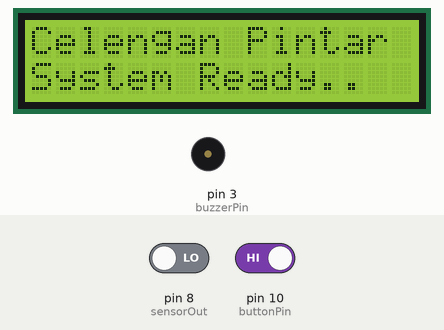
Simulated run of this sketch. Board: Arduino Uno, built with avr-gcc and run on an emulated ATmega328P. Shown: 16×2 character LCD, buzzer (waves = sounding). Inputs (shaded band) come from the test bench; at power-on: pin 10 (buttonPin) HIGH, pin 8 (sensorOut) LOW. What the sketch prints to the serial monitor is not drawn.

Above: at 0.4 s.
At 17.4 s:
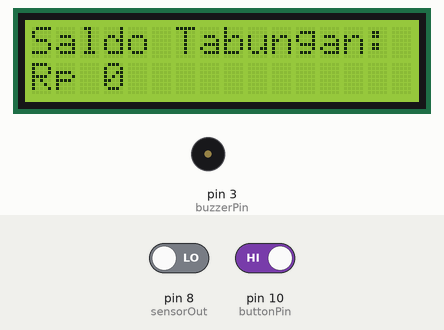
17.5 s: pin 10 (buttonPin) driven HIGH
19.0 s: pin 8 (sensorOut) driven LOW and pin 10 (buttonPin) driven LOW
At 33.17 s:
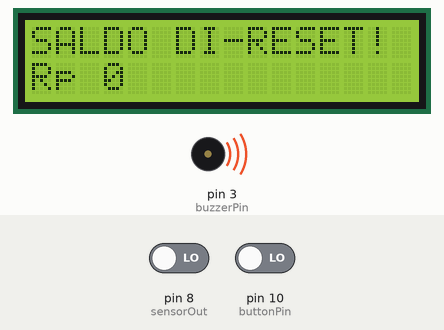
At 33.6 s:
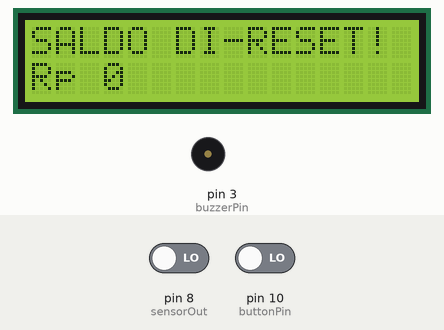
Timing chart, 0 to 35.1 s (numbered marks = the images above; inputs shaded):
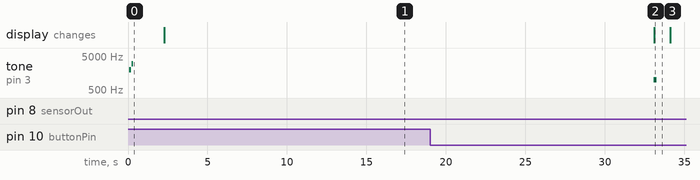

The sketch:

ScanUangTCS3200.ino
```cpp
#include <Wire.h>
#include <LiquidCrystal_I2C.h>
#define S0 4
#define S1 5
#define S2 6
#define S3 7
#define sensorOut 8
#define buzzerPin 3
#define buttonPin 10

LiquidCrystal_I2C lcd(0x27, 16, 2);

int r = 0, g = 0, b = 0;
long totalSaldo = 0;

int toleransi = 5;

void setup() {
  // Setup Pin
  pinMode(S0, OUTPUT); pinMode(S1, OUTPUT);
  pinMode(S2, OUTPUT); pinMode(S3, OUTPUT);
  pinMode(sensorOut, INPUT);

  pinMode(buttonPin, INPUT_PULLUP);
  pinMode(buzzerPin, OUTPUT);

  digitalWrite(S0, HIGH); digitalWrite(S1, LOW);

  Serial.begin(9600);
  lcd.init(); lcd.backlight();


  // Tampilan Awal LCD
  lcd.setCursor(0, 0); lcd.print("Celengan Pintar");
  lcd.setCursor(0, 1); lcd.print("System Ready..");
  tone(buzzerPin, 2000, 100); delay(150); tone(buzzerPin, 3000, 100);
  delay(2000);

  tampilSaldo();
}

void loop() {
  // --- CEK TOMBOL RESET ---
  if (digitalRead(buttonPin) == LOW) {
    tone(buzzerPin, 1000, 200);
    totalSaldo = 0;
    lcd.clear();
    lcd.setCursor(0,0); lcd.print("SALDO DI-RESET!");
    lcd.setCursor(0,1); lcd.print("Rp 0");
    delay(1000);
    tampilSaldo();
  }

  // ---  PROSES SCAN WARNA ---
  bacaWarnaRataRata();

  Serial.print("R:"); Serial.print(r);
  Serial.print(" G:"); Serial.print(g);
  Serial.print(" B:"); Serial.println(b);

  long uangTerdeteksi = 0;


  // RP 100.000
  if (cekWarna(41, 65, 54)) {
    uangTerdeteksi = 100000;
  }

  // RP 50.000
  else if (cekWarna(57, 51, 41)) {
    uangTerdeteksi = 50000;
  }

  // RP 20.000
  else if (cekWarna(58, 56, 53)) {
    uangTerdeteksi = 20000;
  }

  // RP 10.000
  else if (cekWarna(72, 86, 62)) {
    uangTerdeteksi = 10000;
  }

  // RP 5.000
  else if (cekWarna(45, 59, 48)) {
    uangTerdeteksi = 5000;
  }

  // RP 2.000
  else if (cekWarna(47, 44, 38)) {
    uangTerdeteksi = 2000;


  }

  // RP 1.000
  else if (cekWarna(36, 39, 40)) {
    uangTerdeteksi = 1000;
  }


  if (uangTerdeteksi > 0) {
    lcd.clear();
    lcd.setCursor(0,0); lcd.print("Masuk: Rp"); lcd.print(uangTerdeteksi);
    lcd.setCursor(0,1); lcd.print("Total: Rp"); lcd.print(totalSaldo +
uangTerdeteksi);


    tone(buzzerPin, 1500, 100); delay(100); tone(buzzerPin, 2500, 200);

    totalSaldo += uangTerdeteksi;

    delay(4000);

    tampilSaldo();
  }

  delay(250);
}


void bacaWarna() {
  digitalWrite(S2, LOW); digitalWrite(S3, LOW);
  r = pulseIn(sensorOut, LOW); delay(10);
  digitalWrite(S2, HIGH); digitalWrite(S3, HIGH);
  g = pulseIn(sensorOut, LOW); delay(10);
  digitalWrite(S2, LOW); digitalWrite(S3, HIGH);
  b = pulseIn(sensorOut, LOW); delay(10);
}

void bacaWarnaRataRata() {
  long totalR = 0, totalG = 0, totalB = 0;
  for(int i=0; i<5; i++) {
    bacaWarna();
    totalR += r; totalG += g; totalB += b;
  }
  r = totalR / 5; g = totalG / 5; b = totalB / 5;
}

bool cekWarna(int targetR, int targetG, int targetB) {
  if (r >= targetR - toleransi && r <= targetR + toleransi &&
      g >= targetG - toleransi && g <= targetG + toleransi &&
      b >= targetB - toleransi && b <= targetB + toleransi) {
    return true;
  }
  return false;
}

void tampilSaldo() {
  lcd.clear();
  lcd.setCursor(0, 0); lcd.print("Saldo Tabungan:");
  lcd.setCursor(0, 1); lcd.print("Rp "); lcd.print(totalSaldo);
}
```

Measured:
- after the input at 17.5 s, every drawn part: stays the same
- after the input at 19.0 s, tone on pin 3 (buzzerPin): silent → 1000 Hz after 14.1 s, → silent 0.20 s later; the display: changes after 14.1 s (image 2)
